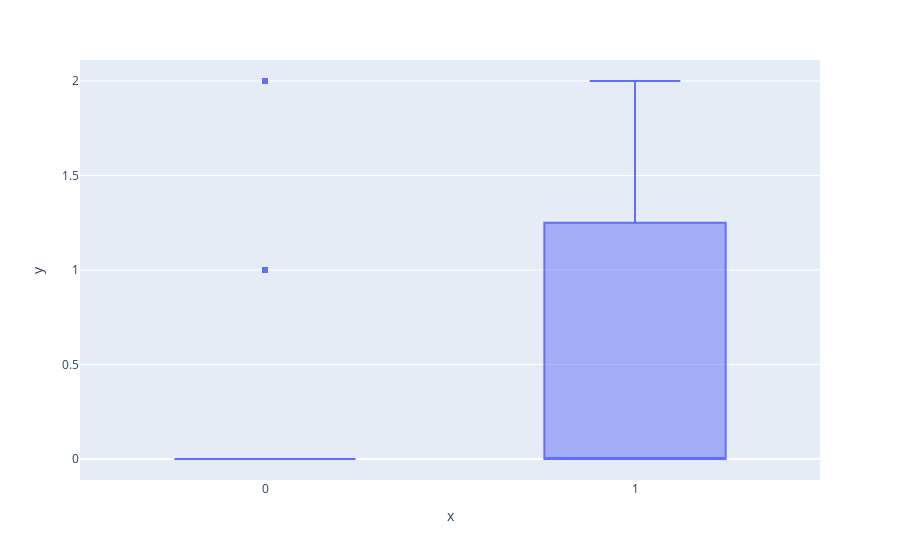

Here is the notebook cell this chart was saved with:
### Code cell
df = px.data.tips()
fig = px.box(df, x=data['y'], y=data['previous'])
fig.show()

### Figure 1 — Plotly figure (JSON) as saved in the notebook; plotly's stock layout.template omitted (floating-point values rounded to 4 significant figures; data arrays with more than 128 entries replaced by an {"elided": "..."} marker saying what was removed)
{"data": [{"alignmentgroup": "True", "hovertemplate": "x=%{x}<br>y=%{y}<extra></extra>", "legendgroup": "", "marker": {"color": "#636efa"}, "name": "", "notched": false, "offsetgroup": "", "orientation": "v", "showlegend": false, "type": "box", "x": {"elided": "45190 int values"}, "x0": " ", "xaxis": "x", "y": {"elided": "45190 int values"}, "y0": " ", "yaxis": "y"}], "layout": {"boxmode": "group", "legend": {"tracegroupgap": 0}, "margin": {"t": 60}, "xaxis": {"anchor": "y", "domain": [0, 1], "title": {"text": "x"}}, "yaxis": {"anchor": "x", "domain": [0, 1], "title": {"text": "y"}}}}
